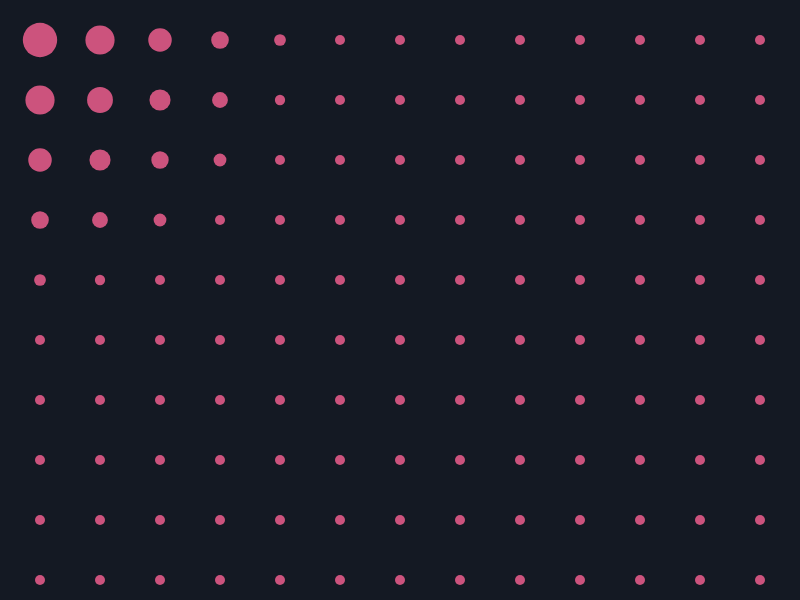
Frame 1 (no input)
Frame 60 (no input): identical to frame 1, image omitted
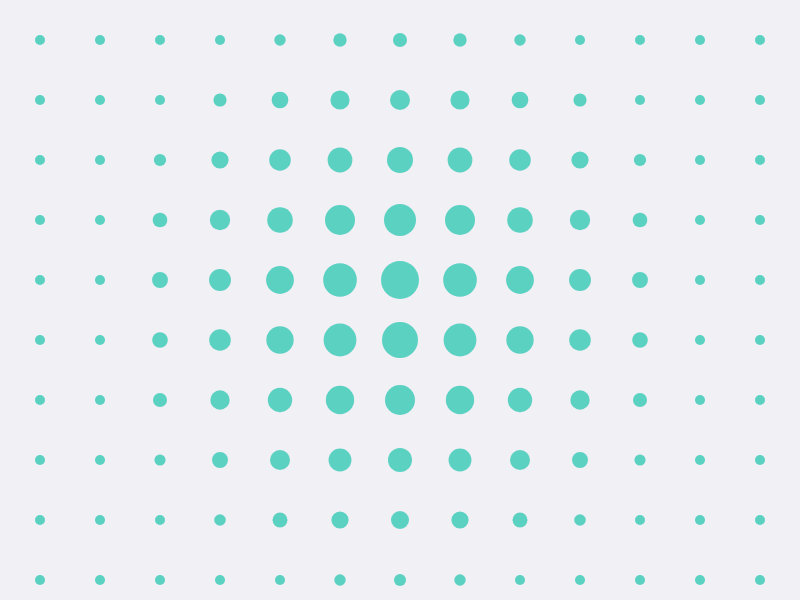
Frame 120 (the mouse pressed at the canvas centre since frame 60)

The p5.js sketch that drew these frames (run headless with seeded random() and noise() and a simulated clock; from frame 60 on, the mouse is pressed at the canvas centre):

// p5.js sketch
// ── sketch.js

function setup() {
  createCanvas(800, 600);
  noStroke();
}

function draw() {
  if (mouseX < width / 2) {
    background(20, 25, 35);  
  } else {
    background(240, 240, 245); 
  }

  let espacamento = 60;

  for (let x = 40; x < width; x += espacamento) {
    for (let y = 40; y < height; y += espacamento) {
      
      let distancia = dist(mouseX, mouseY, x, y);
      
      let tamanho = map(distancia, 0, 300, 40, 10, true);

      
      if (mouseY < height / 2) {
        fill(255, 100, 150, 200); 
      } else {
        fill(50, 200, 180, 200);  
      }

      
      if (keyIsPressed) {
        rectMode(CENTER);
        rect(x, y, tamanho * 0.8, tamanho * 0.8);
      } else {
        ellipse(x, y, tamanho, tamanho);
      }
    }
  }
}
